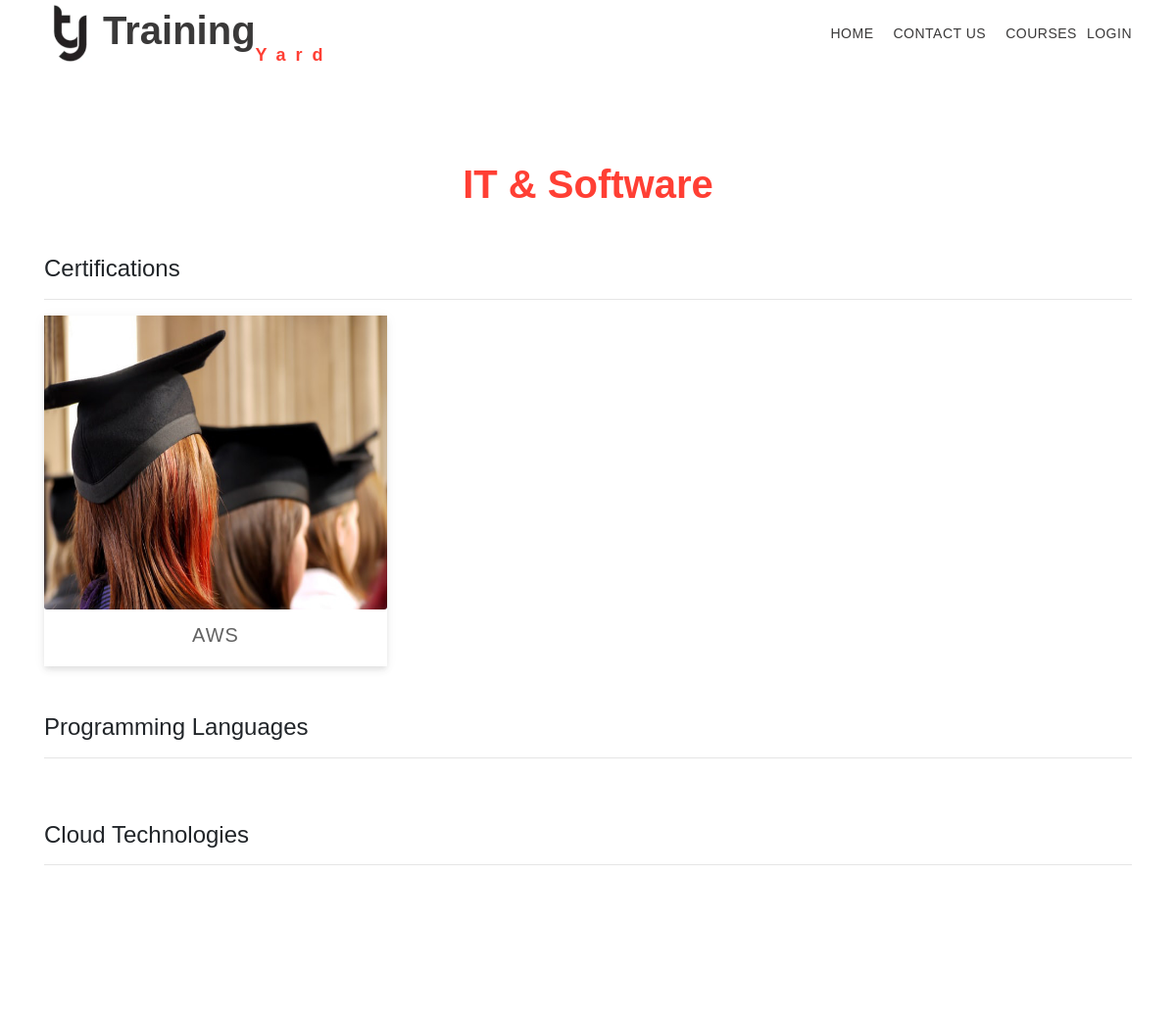
The page /subcategory/1 on the database its author committed.
### trainingyard/models.py (models this page shows, shortened)
class Categories(models.Model):
    name = models.CharField(max_length=200, null=True)
    image = models.ImageField(upload_to='static/images/categories', default="profile1.png", null=True, blank=True)
    def __str__(self):
        return self.name

class SubCategories(models.Model):
    name = models.CharField(max_length=200, null=True)
    category = models.ForeignKey(Categories, null=True, on_delete=models.SET_NULL)
    image = models.ImageField(upload_to='static/images/subcategories', default="profile1.png", null=True, blank=True)

class Course(models.Model):
    LEVEL = (
        ('Basic', 'Basic'),
        ('Intermediate', 'Intermediate'),
        ('Advanced', 'Advanced'),
    )
    AVAILABILITY = (
        ('Online', 'Online'),
        ('Offline', 'Offline'),
        ('Both', 'Both'),
    )
    name = models.CharField(max_length=200, null=True)
    seller = models.ForeignKey(Seller, null=True, on_delete=models.SET_NULL)
    subCategory = models.ForeignKey(SubCategories, null=True, on_delete=models.SET_NULL)
    image = models.ImageField(upload_to='static/images/courses', default="profile1.png", null=True, blank=True)
    description = models.TextField(null=True)
    courseAvailability = models.CharField(max_length=200, null=True, choices=AVAILABILITY)
    price = models.FloatField(null=True)
    level = models.CharField(max_length=200, null=True, choices=LEVEL)
    requirements = models.TextField(null=True)
    tags = models.ManyToManyField(Tag)
    date_created = models.DateTimeField(auto_now_add=True, null=True)
    ratings = GenericRelation(Rating, related_query_name='foos')
    class Meta:
        db_table = "Course"

### trainingyard/views.py (the view)
# urls.py: path('subcategory/<int:category_id>', views.subCategoriesView, name="subcategories"),
def subCategoriesView(request, category_id):
    grp = ""
    if request.user.groups.all():
        grp=request.user.groups.all()[0].name
    if category_id == 0:
        courses_qs = Categories.objects.all()
        return render(request, 'accounts/allcourses.html', {"courses_qs": courses_qs,"group":grp})
    else:
        category_qs = Categories.objects.get(pk=category_id)
        subcategory_qs = Course.objects.all()
        subcategoryNames_qs = SubCategories.objects.filter(category__id=category_id)
        return render(request, 'accounts/subcategory.html', {"subcategory_qs": subcategory_qs, "category": category_qs,
                                                             "subcategoryNames_qs": subcategoryNames_qs})

### trainingyard/templates/accounts/subcategory.html (shortened to what this page needs)
{% extends 'accounts/base.html'%}
{% block content %}
{% load static %}
	<section class="portfolio py-5">
		<div class="container py-xl-5 py-lg-3">
			<div class="title-section text-center mb-md-5 mb-4">
				<h3 class="w3ls-title mb-3"><span>{{category}} </span></h3>
			</div>
			{% for sub in subcategoryNames_qs %}
			<h4> {{sub.name}} </h4>
			<hr>
			<div class="row">
				{% for data in subcategory_qs%}
					{% if sub.id == data.subCategory.id %}
						<div class="col-md-4">
							<div class="gallery-demo">
								<a href="#gal{{data.id}}">
									<img class="card-img-bottom" src="/{{data.image}}" />
									<h4 class="p-mask">{{data.name}}</h4>
								</a>
							</div>
						</div>
					{% endif %}
				{% endfor %}
			</div><br><br>
			{% endfor %}
		</div>
	</section>
{% endblock %}

### static/css/style.css (style rules this page uses)
body { padding: 0; margin: 0; background: #FFF; font-family: 'Comfortaa', cursive; }
h1, h2, h3, h4, h5, h6 { margin: 0; padding: 0; font-family: 'Comfortaa', cursive; }
h3.w3ls-title { font-size: 40px; font-weight: 600; color: #333; }
h3.w3ls-title span { color: #ff3f34; }
.w3ls-bnrbtm, .single-page, .portfolio, .ab-info-main,.about-bottom { position: relative; z-index: 1; background: #fff; }
.gallery-demo { box-shadow: 0 3px 5px -1px rgba(0, 0, 0, 0.07), 0 5px 8px 0 rgba(0, 0, 0, 0.05), 0 1px 14px 0 rgba(0, 0, 0, 0.04); transition: 0.5s all; -webkit-transition: 0.5s all; -moz-transition: 0.5s all; -o-transition: 0.5s all; -ms-transition: 0.5s all; }
h4.p-mask { color: #636363; font-size: 20px; letter-spacing: 1px; text-align: center; padding: 14px 10px 20px; }

### static/css/carousal_style.css (style rules this page uses)
html, body { margin: 0; font-size: 100%; background: #fff; font-family: 'Work Sans', sans-serif; }
body a { text-decoration: none; transition: 0.5s all; -webkit-transition: 0.5s all; -moz-transition: 0.5s all; -o-transition: 0.5s all; -ms-transition: 0.5s all; }
h1, h2, h3, h4, h5, h6 { margin: 0; font-family: 'Work Sans', sans-serif; }

### rows shown on the page
Categories: name "IT & Software"
SubCategories: name "Certifications"
Course: image (picture), name "AWS"
SubCategories: name "Programming Languages"
SubCategories: name "Cloud Technologies"
